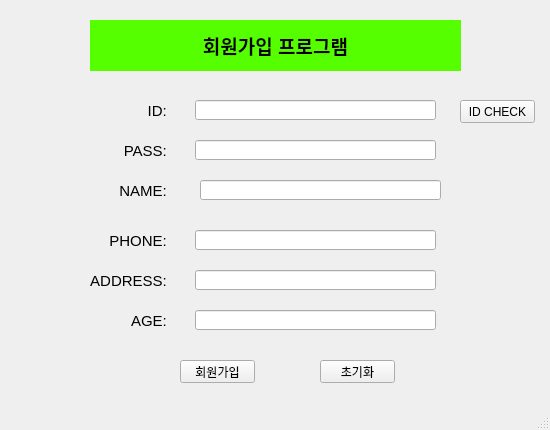
<?xml version="1.0" encoding="UTF-8"?>
<ui version="4.0">
 <class>MainWindow</class>
 <widget class="QMainWindow" name="MainWindow">
  <property name="geometry">
   <rect>
    <x>0</x>
    <y>0</y>
    <width>550</width>
    <height>430</height>
   </rect>
  </property>
  <property name="windowTitle">
   <string>MainWindow</string>
  </property>
  <widget class="QWidget" name="centralwidget">
   <widget class="QLabel" name="label">
    <property name="geometry">
     <rect>
      <x>90</x>
      <y>20</y>
      <width>371</width>
      <height>51</height>
     </rect>
    </property>
    <property name="font">
     <font>
      <pointsize>14</pointsize>
      <weight>75</weight>
      <bold>true</bold>
     </font>
    </property>
    <property name="styleSheet">
     <string notr="true">background-color: rgb(85, 255, 0);</string>
    </property>
    <property name="text">
     <string>회원가입 프로그램</string>
    </property>
    <property name="alignment">
     <set>Qt::AlignCenter</set>
    </property>
   </widget>
   <widget class="QLabel" name="label_2">
    <property name="geometry">
     <rect>
      <x>70</x>
      <y>100</y>
      <width>101</width>
      <height>21</height>
     </rect>
    </property>
    <property name="font">
     <font>
      <pointsize>11</pointsize>
     </font>
    </property>
    <property name="text">
     <string>ID: </string>
    </property>
    <property name="alignment">
     <set>Qt::AlignRight|Qt::AlignTrailing|Qt::AlignVCenter</set>
    </property>
   </widget>
   <widget class="QLineEdit" name="memberid_edit">
    <property name="geometry">
     <rect>
      <x>195</x>
      <y>100</y>
      <width>241</width>
      <height>20</height>
     </rect>
    </property>
    <property name="text">
     <string/>
    </property>
   </widget>
   <widget class="QLabel" name="label_3">
    <property name="geometry">
     <rect>
      <x>70</x>
      <y>140</y>
      <width>101</width>
      <height>21</height>
     </rect>
    </property>
    <property name="font">
     <font>
      <pointsize>11</pointsize>
     </font>
    </property>
    <property name="text">
     <string>PASS: </string>
    </property>
    <property name="alignment">
     <set>Qt::AlignRight|Qt::AlignTrailing|Qt::AlignVCenter</set>
    </property>
   </widget>
   <widget class="QLabel" name="label_4">
    <property name="geometry">
     <rect>
      <x>70</x>
      <y>230</y>
      <width>101</width>
      <height>21</height>
     </rect>
    </property>
    <property name="font">
     <font>
      <pointsize>11</pointsize>
     </font>
    </property>
    <property name="text">
     <string>PHONE: </string>
    </property>
    <property name="alignment">
     <set>Qt::AlignRight|Qt::AlignTrailing|Qt::AlignVCenter</set>
    </property>
   </widget>
   <widget class="QLineEdit" name="memberpw_edit">
    <property name="geometry">
     <rect>
      <x>195</x>
      <y>140</y>
      <width>241</width>
      <height>20</height>
     </rect>
    </property>
   </widget>
   <widget class="QLineEdit" name="phone_edit">
    <property name="geometry">
     <rect>
      <x>195</x>
      <y>230</y>
      <width>241</width>
      <height>20</height>
     </rect>
    </property>
   </widget>
   <widget class="QLabel" name="label_5">
    <property name="geometry">
     <rect>
      <x>70</x>
      <y>270</y>
      <width>101</width>
      <height>21</height>
     </rect>
    </property>
    <property name="font">
     <font>
      <pointsize>11</pointsize>
     </font>
    </property>
    <property name="text">
     <string>ADDRESS: </string>
    </property>
    <property name="alignment">
     <set>Qt::AlignRight|Qt::AlignTrailing|Qt::AlignVCenter</set>
    </property>
   </widget>
   <widget class="QLineEdit" name="address_edit">
    <property name="geometry">
     <rect>
      <x>195</x>
      <y>270</y>
      <width>241</width>
      <height>20</height>
     </rect>
    </property>
   </widget>
   <widget class="QLineEdit" name="age_edit">
    <property name="geometry">
     <rect>
      <x>195</x>
      <y>310</y>
      <width>241</width>
      <height>20</height>
     </rect>
    </property>
   </widget>
   <widget class="QLabel" name="label_6">
    <property name="geometry">
     <rect>
      <x>70</x>
      <y>310</y>
      <width>101</width>
      <height>21</height>
     </rect>
    </property>
    <property name="font">
     <font>
      <pointsize>11</pointsize>
     </font>
    </property>
    <property name="text">
     <string>AGE: </string>
    </property>
    <property name="alignment">
     <set>Qt::AlignRight|Qt::AlignTrailing|Qt::AlignVCenter</set>
    </property>
   </widget>
   <widget class="QPushButton" name="join_btn">
    <property name="geometry">
     <rect>
      <x>180</x>
      <y>360</y>
      <width>75</width>
      <height>23</height>
     </rect>
    </property>
    <property name="text">
     <string>회원가입</string>
    </property>
   </widget>
   <widget class="QPushButton" name="reset_btn">
    <property name="geometry">
     <rect>
      <x>320</x>
      <y>360</y>
      <width>75</width>
      <height>23</height>
     </rect>
    </property>
    <property name="text">
     <string>초기화</string>
    </property>
   </widget>
   <widget class="QLabel" name="label_7">
    <property name="geometry">
     <rect>
      <x>70</x>
      <y>180</y>
      <width>101</width>
      <height>21</height>
     </rect>
    </property>
    <property name="font">
     <font>
      <pointsize>11</pointsize>
     </font>
    </property>
    <property name="text">
     <string>NAME: </string>
    </property>
    <property name="alignment">
     <set>Qt::AlignRight|Qt::AlignTrailing|Qt::AlignVCenter</set>
    </property>
   </widget>
   <widget class="QPushButton" name="idcheck_btn">
    <property name="geometry">
     <rect>
      <x>460</x>
      <y>100</y>
      <width>75</width>
      <height>23</height>
     </rect>
    </property>
    <property name="text">
     <string>ID CHECK</string>
    </property>
   </widget>
   <widget class="QLineEdit" name="address_edit_2">
    <property name="geometry">
     <rect>
      <x>200</x>
      <y>180</y>
      <width>241</width>
      <height>20</height>
     </rect>
    </property>
   </widget>
  </widget>
  <widget class="QMenuBar" name="menubar">
   <property name="geometry">
    <rect>
     <x>0</x>
     <y>0</y>
     <width>550</width>
     <height>21</height>
    </rect>
   </property>
  </widget>
  <widget class="QStatusBar" name="statusbar"/>
 </widget>
 <resources/>
 <connections/>
</ui>
